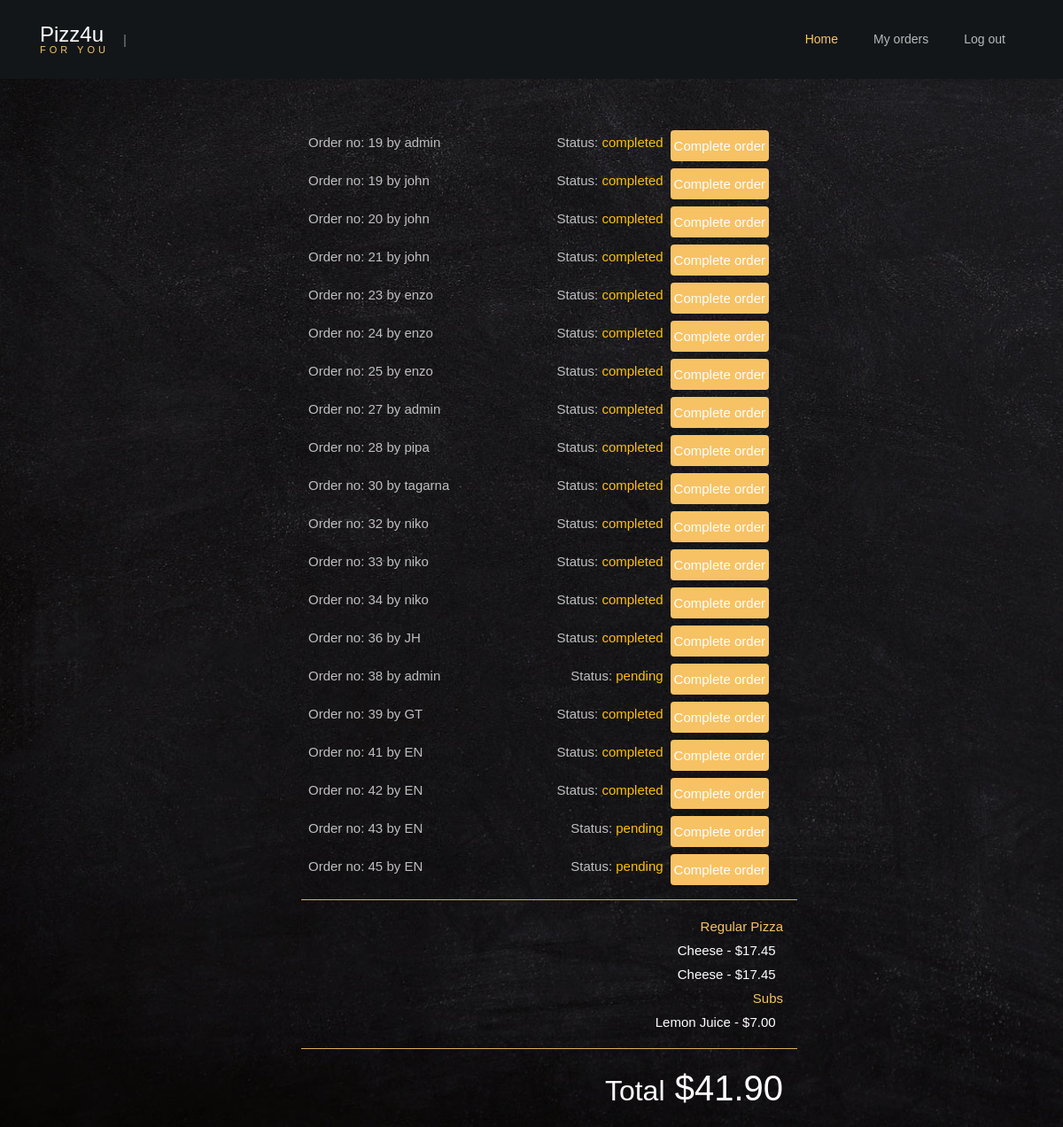
Page /orders_manager/admin/27 on the committed database.
### orders/models.py (models this page shows, shortened)
class User_order(models.Model):
    user=models.ForeignKey(User,on_delete=models.CASCADE)
    order_number=models.IntegerField()
    topping_allowance=models.IntegerField(default=0)
    status=models.CharField(max_length=64,default='initiated')

class Order2(models.Model):
    user=models.ForeignKey(User,on_delete=models.CASCADE)
    number=models.IntegerField()
    category=models.CharField(max_length=64,null=True)
    name=models.CharField(max_length=64)
    price=models.DecimalField(max_digits=4,decimal_places=2)
    def __str__(self):
        return f"{self.name} - ${self.price} "

### orders/views.py (the view)
# urls.py: path("orders_manager/<str:user>/<str:order_number>", views.orders_manager, name="orders_manager"),
def orders_manager(request,user,order_number):
    user=User.objects.get(username=user)
    context = {
        "Checkout":Order2.objects.filter(user=user,number=order_number),
        "Checkout_category":Order2.objects.filter(user=user,number=order_number).values_list('category').distinct(),
        "Total":list(Order2.objects.filter(user=user,number=order_number).aggregate(Sum('price')).values())[0],
        "user":request.user,
        "Category": Category.objects.all(),
        "Order_number":order_number,
        "All_orders":User_order.objects.exclude(status='initiated')
    }
    return render(request,"orders_manager.html",context)

### orders/templates/orders_manager.html (shortened to what this page needs)
<!DOCTYPE html>
<html lang="en">
  <head>
	{% load static %}
	<link rel="stylesheet" type="text/css" href="{% static 'styles.css' %}">
	<link rel="stylesheet" type="text/css" href="{% static 'style.css' %}">
    <link rel="stylesheet" type="text/css" href="https://cdnjs.cloudflare.com/ajax/libs/open-iconic/1.1.1/font/css/open-iconic-bootstrap.min.css">
    <link rel="stylesheet" type="text/css" href="{% static 'animate.css' %}">
    <link rel="stylesheet" type="text/css" href="https://cdn.jsdelivr.net/npm/owlcarousel@1.3.3/owl-carousel/owl.carousel.min.css">
    <link rel="stylesheet" type="text/css" href="https://cdn.jsdelivr.net/npm/magnific-popup@1.1.0/dist/magnific-popup.css">
    <link rel="stylesheet" type="text/css" href="https://unpkg.com/aos@2.3.1/dist/aos.css">
    <link rel="stylesheet" type="text/css" href="https://cdn.jsdelivr.net/npm/ionicons@4.4.6/dist/css/ionicons.min.css">
    <link rel="stylesheet" type="text/css" href="https://cdn.jsdelivr.net/npm/bootstrap-datepicker@1.8.0/dist/js/bootstrap-datepicker.min.js">
    <link rel="stylesheet" type="text/css" href="https://cdn.jsdelivr.net/npm/jquery-timepicker@1.3.3/jquery.timepicker.css">
  </head>
  <body style="background: url({% static 'bg_4.jpg' %}) no-repeat fixed; background-size: cover;">
	{% if Category %}
  	<nav class="navbar navbar-expand-lg navbar-dark ftco_navbar bg-dark ftco-navbar-light" id="ftco-navbar">
	    <div class="container">
		    <a class="navbar-brand" href="{% url 'index' %}"></span>Pizz4u<br><small>for you</small></a>
			{{user.username}} |
			{% if not user.is_superuser %}
				<div class="collapse navbar-collapse" id="ftco-nav">
					<ul class="navbar-nav ml-auto">
						<li class="nav-item active"><a href="{% url 'index' %}" class="nav-link">Home</a></li>
						<li class="nav-item"><a href="{% url 'my_orders' Order_number %}" class="nav-link">My orders</a></li>
						<li class="nav-item"><a href="{% url 'logout' %}" class="nav-link">Log out</a></li>
					</ul>
				</div>
			{% endif %}
		</div>
    </nav>
    {% endif %}
    <section class="ftco-about d-md-flex">
        <div id='my_orders_container' style="background-color: transparent!important;" class='w-50 mx-auto'>
            <div class=' text-left pr-3'>
                <ul >
                    {% for row in All_orders%}
                    <li id="banana" class='p-2' >
                        <a href="{% url 'orders_manager' row.user row.order_number  %}"><span>Order no: {{row.order_number}} by {{row.user}}</span></a>
                        <a href="{% url 'complete_order' row.user row.order_number  %}"><span class='float-right mx-2 p-1 rounded text-white' style="background-color: #f7c264;">Complete order</span></a>
                        <span class='float-right'>Status: <span class='text-warning'>{{row.status}}</span></span>
                    </li>
                    {% endfor %}
                </ul>
            </div>
            <ul>
                <hr style="background-color: #f7c264;">
                {% for check_cat in Checkout_category %}
                    <li class='text-right pr-3' style="color: #f7c264;">{{check_cat|cut:"("|cut:")"|cut:","|cut:"'"}}</li>
                    {% for row in Checkout %}
                    {% if row.category == check_cat|cut:"("|cut:")"|cut:","|cut:"'"  %}
                    <li class='pr-3 text-right'>{{row}}&nbsp;</li>
                    {% endif %}
                    {% endfor %}
                {% endfor %}
                <hr style="background-color: #f7c264;">
                <li class='text-right pr-3 ' style="color: #f7c264;"><h1><small class='text-white'>Total</small> ${{Total|floatformat:2}}</h1></li>
            </ul>
        </div>
    </section>

### orders/static/styles.css (style rules this page uses)
li { list-style-type: none; }
#my_orders_container { background-color: rgba(0, 0, 0, 0.9); color: white; }

### rows in the picture
User_order: order_number "19", user "admin", status "completed"
User_order: order_number "19", user "john", status "completed"
User_order: order_number "20", user "john", status "completed"
User_order: order_number "21", user "john", status "completed"
User_order: order_number "23", user "enzo", status "completed"
User_order: order_number "24", user "enzo", status "completed"
User_order: order_number "25", user "enzo", status "completed"
User_order: order_number "27", user "admin", status "completed"
User_order: order_number "28", user "pipa", status "completed"
User_order: order_number "30", user "tagarna", status "completed"
User_order: order_number "32", user "niko", status "completed"
User_order: order_number "33", user "niko", status "completed"
User_order: order_number "34", user "niko", status "completed"
User_order: order_number "36", user "JH", status "completed"
User_order: order_number "38", user "admin", status "pending"
User_order: order_number "39", user "GT", status "completed"
User_order: order_number "41", user "EN", status "completed"
User_order: order_number "42", user "EN", status "completed"
User_order: order_number "43", user "EN", status "pending"
User_order: order_number "45", user "EN", status "pending"
Order2: name+price "Cheese - $17.45"
Order2: name+price "Cheese - $17.45"
Order2: name+price "Lemon Juice - $7.00"

### other values in the picture
{{ check_cat|cut:"("|cut:")"|cut:","|cut:"'" }} "Regular Pizza" "Subs"
{{ Total|floatformat:2 }} "41.90"
